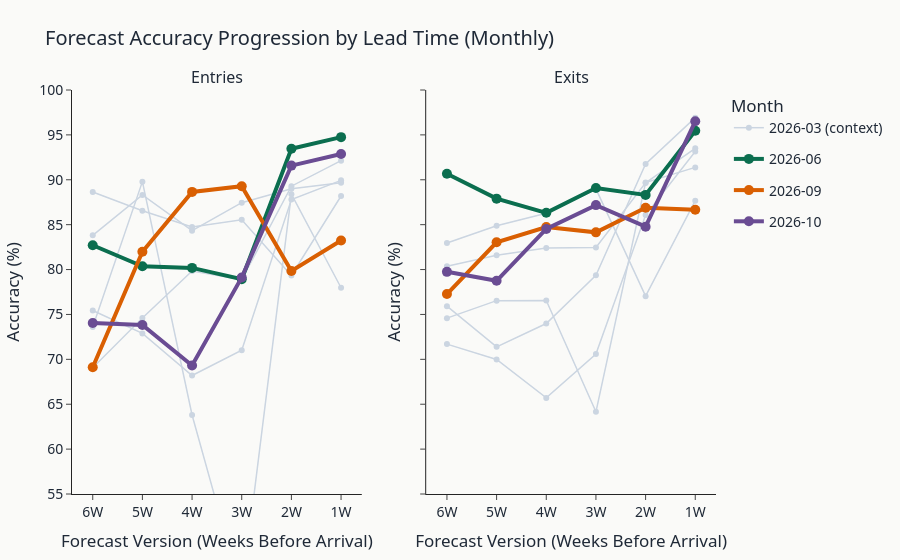

The code cell stored with this chart in its notebook:
### Markdown cell above
### 1) Accuracy Progression: 6 Weeks Out to 1 Week Out (Monthly Context)

### Code cell
plot_df = monthly_long.copy()

fig = make_subplots(
    rows=1,
    cols=2,
    subplot_titles=("Entries", "Exits"),
    shared_yaxes=True
)

for col_idx, metric in enumerate(["Entries", "Exits"], start=1):
    metric_df = plot_df[plot_df["Metric"] == metric]

    all_months = sorted(metric_df["Month"].unique().tolist())
    baseline_months = [m for m in all_months if m not in available_highlights]

    for month in baseline_months:
        part = metric_df[metric_df["Month"] == month]
        fig.add_trace(
            go.Scatter(
                x=part["LeadLabel"],
                y=part["AccuracyPct"],
                mode="lines+markers",
                line=dict(color="#CBD5E1", width=1.5),
                marker=dict(size=6, color="#CBD5E1"),
                name=f"{month} (context)",
                legendgroup="context",
                showlegend=(col_idx == 1 and month == baseline_months[0])
            ),
            row=1,
            col=col_idx
        )

    for month in available_highlights:
        part = metric_df[metric_df["Month"] == month]
        if part.empty:
            continue
        fig.add_trace(
            go.Scatter(
                x=part["LeadLabel"],
                y=part["AccuracyPct"],
                mode="lines+markers",
                line=dict(color=HIGHLIGHT_COLORS[month], width=4),
                marker=dict(size=10, color=HIGHLIGHT_COLORS[month]),
                name=month,
                legendgroup=month,
                showlegend=(col_idx == 1)
            ),
            row=1,
            col=col_idx
        )

fig.update_layout(
    **BASE_LAYOUT,
    title="Forecast Accuracy Progression by Lead Time (Monthly)",
    height=560,
    legend_title_text="Month",
    hovermode="x unified"
 )

fig.update_xaxes(
    categoryorder="array",
    categoryarray=[LEAD_LABELS[c] for c in LEAD_ORDER],
    title_text="Forecast Version (Weeks Before Arrival)"
 )
fig.update_yaxes(title_text="Accuracy (%)", range=[55, 100])

fig.show()

### Figure 1 — Plotly figure (JSON) as saved in the notebook; plotly's stock layout.template omitted (floating-point values rounded to 4 significant figures)
{"data": [{"legendgroup": "context", "line": {"color": "#CBD5E1", "width": 1.5}, "marker": {"color": "#CBD5E1", "size": 6}, "mode": "lines+markers", "name": "2026-03 (context)", "showlegend": true, "type": "scatter", "x": ["6W", "5W", "4W", "3W", "2W", "1W"], "xaxis": "x", "y": [73.6, 89.79, 63.8, 43.92, 88.4, 77.97], "yaxis": "y"}, {"legendgroup": "context", "line": {"color": "#CBD5E1", "width": 1.5}, "marker": {"color": "#CBD5E1", "size": 6}, "mode": "lines+markers", "name": "2026-04 (context)", "showlegend": false, "type": "scatter", "x": ["6W", "5W", "4W", "3W", "2W", "1W"], "xaxis": "x", "y": [75.44, 72.89, 68.2, 71.02, 87.81, 89.93], "yaxis": "y"}, {"legendgroup": "context", "line": {"color": "#CBD5E1", "width": 1.5}, "marker": {"color": "#CBD5E1", "size": 6}, "mode": "lines+markers", "name": "2026-05 (context)", "showlegend": false, "type": "scatter", "x": ["6W", "5W", "4W", "3W", "2W", "1W"], "xaxis": "x", "y": [83.82, 88.32, 84.33, 87.45, 89.0, 89.66], "yaxis": "y"}, {"legendgroup": "context", "line": {"color": "#CBD5E1", "width": 1.5}, "marker": {"color": "#CBD5E1", "size": 6}, "mode": "lines+markers", "name": "2026-07 (context)", "showlegend": false, "type": "scatter", "x": ["6W", "5W", "4W", "3W", "2W", "1W"], "xaxis": "x", "y": [69.06, 74.61, 79.84, 78.88, 89.28, 92.13], "yaxis": "y"}, {"legendgroup": "context", "line": {"color": "#CBD5E1", "width": 1.5}, "marker": {"color": "#CBD5E1", "size": 6}, "mode": "lines+markers", "name": "2026-08 (context)", "showlegend": false, "type": "scatter", "x": ["6W", "5W", "4W", "3W", "2W", "1W"], "xaxis": "x", "y": [88.64, 86.56, 84.75, 85.55, 79.35, 88.19], "yaxis": "y"}, {"legendgroup": "2026-06", "line": {"color": "#0B6E4F", "width": 4}, "marker": {"color": "#0B6E4F", "size": 10}, "mode": "lines+markers", "name": "2026-06", "showlegend": true, "type": "scatter", "x": ["6W", "5W", "4W", "3W", "2W", "1W"], "xaxis": "x", "y": [82.71, 80.37, 80.19, 78.92, 93.46, 94.75], "yaxis": "y"}, {"legendgroup": "2026-09", "line": {"color": "#D95F02", "width": 4}, "marker": {"color": "#D95F02", "size": 10}, "mode": "lines+markers", "name": "2026-09", "showlegend": true, "type": "scatter", "x": ["6W", "5W", "4W", "3W", "2W", "1W"], "xaxis": "x", "y": [69.11, 81.98, 88.65, 89.29, 79.85, 83.23], "yaxis": "y"}, {"legendgroup": "2026-10", "line": {"color": "#6A4C93", "width": 4}, "marker": {"color": "#6A4C93", "size": 10}, "mode": "lines+markers", "name": "2026-10", "showlegend": true, "type": "scatter", "x": ["6W", "5W", "4W", "3W", "2W", "1W"], "xaxis": "x", "y": [74.05, 73.83, 69.31, 79.12, 91.58, 92.88], "yaxis": "y"}, {"legendgroup": "context", "line": {"color": "#CBD5E1", "width": 1.5}, "marker": {"color": "#CBD5E1", "size": 6}, "mode": "lines+markers", "name": "2026-03 (context)", "showlegend": false, "type": "scatter", "x": ["6W", "5W", "4W", "3W", "2W", "1W"], "xaxis": "x2", "y": [74.59, 76.54, 76.56, 64.16, 89.69, 91.38], "yaxis": "y2"}, {"legendgroup": "context", "line": {"color": "#CBD5E1", "width": 1.5}, "marker": {"color": "#CBD5E1", "size": 6}, "mode": "lines+markers", "name": "2026-04 (context)", "showlegend": false, "type": "scatter", "x": ["6W", "5W", "4W", "3W", "2W", "1W"], "xaxis": "x2", "y": [71.7, 69.98, 65.71, 70.59, 86.07, 93.14], "yaxis": "y2"}, {"legendgroup": "context", "line": {"color": "#CBD5E1", "width": 1.5}, "marker": {"color": "#CBD5E1", "size": 6}, "mode": "lines+markers", "name": "2026-05 (context)", "showlegend": false, "type": "scatter", "x": ["6W", "5W", "4W", "3W", "2W", "1W"], "xaxis": "x2", "y": [80.38, 81.59, 82.4, 82.46, 89.65, 93.5], "yaxis": "y2"}, {"legendgroup": "context", "line": {"color": "#CBD5E1", "width": 1.5}, "marker": {"color": "#CBD5E1", "size": 6}, "mode": "lines+markers", "name": "2026-07 (context)", "showlegend": false, "type": "scatter", "x": ["6W", "5W", "4W", "3W", "2W", "1W"], "xaxis": "x2", "y": [75.92, 71.39, 73.99, 79.35, 91.76, 96.92], "yaxis": "y2"}, {"legendgroup": "context", "line": {"color": "#CBD5E1", "width": 1.5}, "marker": {"color": "#CBD5E1", "size": 6}, "mode": "lines+markers", "name": "2026-08 (context)", "showlegend": false, "type": "scatter", "x": ["6W", "5W", "4W", "3W", "2W", "1W"], "xaxis": "x2", "y": [82.96, 84.87, 86.26, 88.99, 77.03, 87.67], "yaxis": "y2"}, {"legendgroup": "2026-06", "line": {"color": "#0B6E4F", "width": 4}, "marker": {"color": "#0B6E4F", "size": 10}, "mode": "lines+markers", "name": "2026-06", "showlegend": false, "type": "scatter", "x": ["6W", "5W", "4W", "3W", "2W", "1W"], "xaxis": "x2", "y": [90.66, 87.9, 86.32, 89.09, 88.32, 95.47], "yaxis": "y2"}, {"legendgroup": "2026-09", "line": {"color": "#D95F02", "width": 4}, "marker": {"color": "#D95F02", "size": 10}, "mode": "lines+markers", "name": "2026-09", "showlegend": false, "type": "scatter", "x": ["6W", "5W", "4W", "3W", "2W", "1W"], "xaxis": "x2", "y": [77.27, 83.04, 84.74, 84.14, 86.88, 86.67], "yaxis": "y2"}, {"legendgroup": "2026-10", "line": {"color": "#6A4C93", "width": 4}, "marker": {"color": "#6A4C93", "size": 10}, "mode": "lines+markers", "name": "2026-10", "showlegend": false, "type": "scatter", "x": ["6W", "5W", "4W", "3W", "2W", "1W"], "xaxis": "x2", "y": [79.75, 78.74, 84.52, 87.18, 84.77, 96.51], "yaxis": "y2"}], "layout": {"annotations": [{"font": {"size": 16}, "showarrow": false, "text": "Entries", "x": 0.225, "xanchor": "center", "xref": "paper", "y": 1, "yanchor": "bottom", "yref": "paper"}, {"font": {"size": 16}, "showarrow": false, "text": "Exits", "x": 0.775, "xanchor": "center", "xref": "paper", "y": 1, "yanchor": "bottom", "yref": "paper"}], "font": {"color": "#1F2937", "family": "Aptos, Segoe UI, Arial", "size": 14}, "height": 560, "hovermode": "x unified", "legend": {"title": {"text": "Month"}}, "margin": {"b": 60, "l": 60, "r": 30, "t": 90}, "paper_bgcolor": "#FAFAF8", "plot_bgcolor": "#FAFAF8", "title": {"text": "Forecast Accuracy Progression by Lead Time (Monthly)"}, "xaxis": {"anchor": "y", "categoryarray": ["6W", "5W", "4W", "3W", "2W", "1W"], "categoryorder": "array", "domain": [0, 0.45], "title": {"text": "Forecast Version (Weeks Before Arrival)"}}, "xaxis2": {"anchor": "y2", "categoryarray": ["6W", "5W", "4W", "3W", "2W", "1W"], "categoryorder": "array", "domain": [0.55, 1], "title": {"text": "Forecast Version (Weeks Before Arrival)"}}, "yaxis": {"anchor": "x", "domain": [0, 1], "range": [55, 100], "title": {"text": "Accuracy (%)"}}, "yaxis2": {"anchor": "x2", "domain": [0, 1], "matches": "y", "range": [55, 100], "showticklabels": false, "title": {"text": "Accuracy (%)"}}}}
